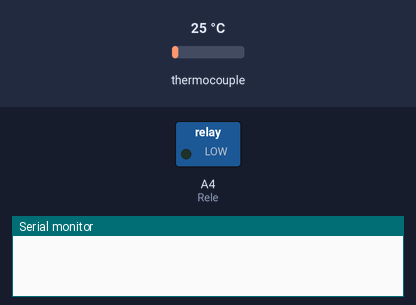
Simulated run of this sketch. Board: Arduino Uno, built with avr-gcc and run on an emulated ATmega328P. On the bench: switched loads named in the sketch (green lamp = pin HIGH), the last lines printed to the serial monitor. The test bench sets the inputs (shaded band); at power-on: thermocouple 25 °C. Pins used as bus, display or sensor lines are not drawn.

Above: at 0.1 s.
At 0.6 s:
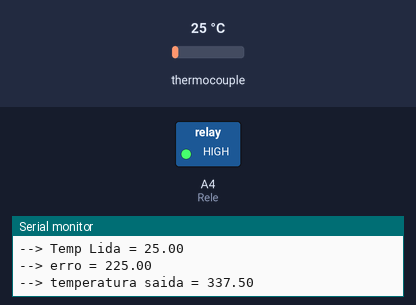
Timing chart, 0 to 2.1 s (numbered marks = the images above):
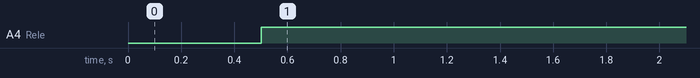

The sketch:

controle_temperatura.ino
```cpp
#include <max6675.h>
//Pinos
#define Rele A4
#define ReleGnd A5
#define TermoGndPin 2
#define TermoVccPin 3
#define TermoCLK 4
#define TermoCS 5
#define TermoDO 6
//Constantes
const float ganhoProporcional = 1.5;//Variável de controle, alterar para obter melhores resultados
const unsigned PWMMin=0, PWMMax=255;//Valor minimo e máximo de PWM
//Variáveis
unsigned potenciaSoldador = 0;
float temperaturaLida,
      temperaturaSaida,
      erro, //variável de controle
      temperaturaMinima, //Temperatura minima arbritária
      temperaturaMaxima,//Temperatura máxima estimada do soldador
      temperaturaDesejada = 250;//Pode ser alterada via terminal ou por um potenciômetro
//Inicialização de bibliotecas
MAX6675 termopar(TermoCLK, TermoCS, TermoDO);

void setup(){
  Serial.begin(9600);
  pinMode(Rele, OUTPUT);
  pinMode(TermoVccPin, OUTPUT); digitalWrite(TermoVccPin, HIGH);
  pinMode(TermoGndPin, OUTPUT); digitalWrite(TermoGndPin, LOW);
  pinMode(ReleGnd, OUTPUT); digitalWrite(ReleGnd, LOW);
  delay(500);

  temperaturaMinima = 20;//Ambiente aproximada
  temperaturaMaxima = temperaturaDesejada + temperaturaDesejada*0.10; //10% a mais da temperatura desejada
}

void loop(){
  temperaturaLida = termopar.readCelsius();
  erro = temperaturaDesejada - temperaturaLida;
  temperaturaSaida = erro*ganhoProporcional;
  potenciaSoldador = (int)mapParametros(temperaturaSaida, temperaturaMinima, temperaturaMaxima, PWMMin, PWMMax);
  analogWrite(Rele, potenciaSoldador);
  printValores();
  delay(500);
}

//Função para calcular a proporção do PWM pela temperatura
//Referencia: https://www.arduino.cc/en/reference/map
long mapParametros(long x, long in_min, long in_max, long out_min, long out_max){
  if(x<0)
    return 0;
  //else if(in_min >= x)
    //return (x - in_min) * (out_max - out_min) / (in_max - in_min) + out_min;
  else
    return (x - in_min) * (out_max - out_min) / (in_max - in_min) + out_min;
    //return out_min;
}

//Exibe os valores
void printValores(){
  Serial.print("Temp Desejada = ");
  Serial.println(temperaturaDesejada);
  Serial.print("--> Temp Lida = ");
  Serial.println(temperaturaLida);
  Serial.print("--> erro = ");
  Serial.println(erro);
  Serial.print("--> temperatura saida = ");
  Serial.println(temperaturaSaida);
  Serial.print("--> pontencia soldador = ");
  Serial.println(potenciaSoldador);
}
```

Measured:
- by itself, A4 (Rele): LOW → HIGH at 0.50 s
